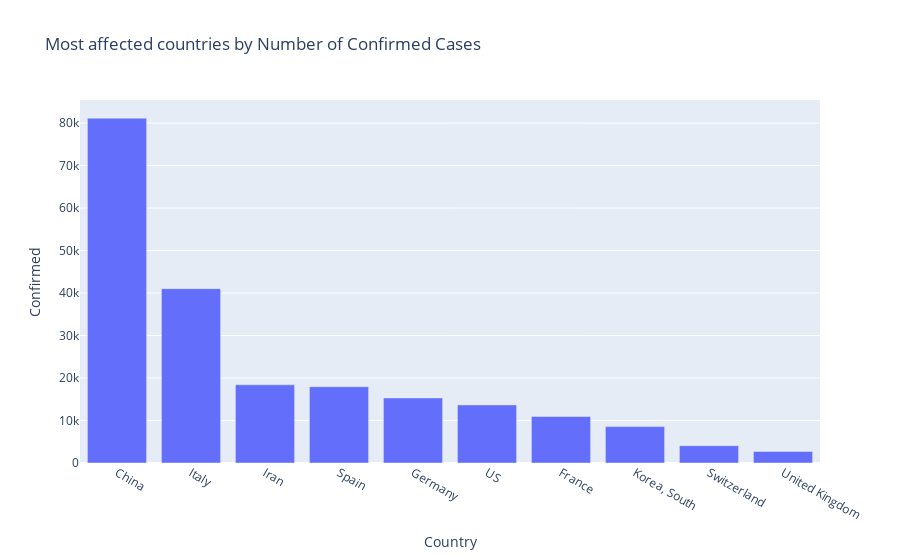

Source (notebook cell):
### Code cell
most_effected=data.groupby(['Country'],as_index=False)['Confirmed'].last().sort_values(by="Confirmed",ascending=False)[:10]
fig=px.bar(most_effected,x="Country",y="Confirmed",title="Most affected countries by Number of Confirmed Cases")
fig.show()

### Figure 1 — Plotly figure (JSON) as saved in the notebook; plotly's stock layout.template omitted (floating-point values rounded to 4 significant figures)
{"data": [{"alignmentgroup": "True", "hovertemplate": "Country=%{x}<br>Confirmed=%{y}<extra></extra>", "legendgroup": "", "marker": {"color": "#636efa", "pattern": {"shape": ""}}, "name": "", "offsetgroup": "", "orientation": "v", "showlegend": false, "textposition": "auto", "x": ["China", "Italy", "Iran", "Spain", "Germany", "US", "France", "Korea, South", "Switzerland", "United Kingdom"], "xaxis": "x", "y": [81156, 41035, 18407, 17963, 15320, 13677, 10947, 8565, 4075, 2716], "yaxis": "y", "type": "bar"}], "layout": {"xaxis": {"anchor": "y", "domain": [0.0, 1.0], "title": {"text": "Country"}}, "yaxis": {"anchor": "x", "domain": [0.0, 1.0], "title": {"text": "Confirmed"}}, "legend": {"tracegroupgap": 0}, "title": {"text": "Most affected countries by Number of Confirmed Cases"}, "barmode": "relative"}}
